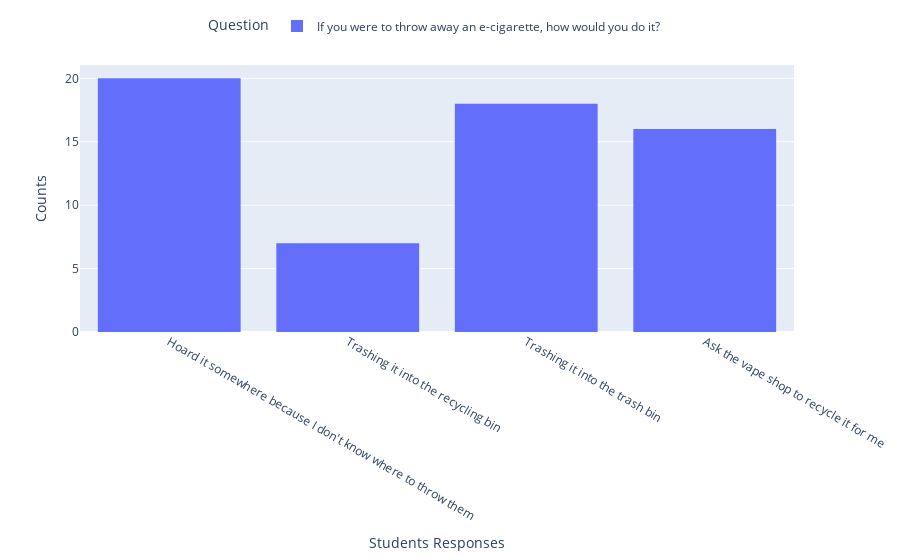

Source (notebook cell):
### Code cell
# Chart 4 If you were to throw away an e-cigarette, how would you do it?

data['If you were to throw away an e-cigarette, how would you do it? ']

data['If you were to throw away an\n e-cigarette, how would you do it? '] = data['If you were to throw away an e-cigarette, how would you do it? ']

fig = px.histogram(data['If you were to throw away an e-cigarette, how would you do it? '])
fig.write_html('Q4_hist.html', include_plotlyjs='cdn')
fig.update_layout(
    xaxis_title="Students Responses",
    yaxis_title="Counts",
    legend_title="Question",
    legend=dict(yanchor='top', xanchor='center', y=1.2, x=0.5, orientation='h')
)

### Figure 1 — Plotly figure (JSON) as saved in the notebook; plotly's stock layout.template omitted (floating-point values rounded to 4 significant figures)
{"data": [{"alignmentgroup": "True", "bingroup": "x", "hovertemplate": "variable=If you were to throw away an e-cigarette, how would you do it? <br>value=%{x}<br>count=%{y}<extra></extra>", "legendgroup": "If you were to throw away an e-cigarette, how would you do it? ", "marker": {"color": "#636efa", "pattern": {"shape": ""}}, "name": "If you were to throw away an e-cigarette, how would you do it? ", "offsetgroup": "If you were to throw away an e-cigarette, how would you do it? ", "orientation": "v", "showlegend": true, "type": "histogram", "x": ["Hoard it somewhere because I don't know where to throw them", "Trashing it into the recycling bin", "Trashing it into the trash bin", "Ask the vape shop to recycle it for me", "Trashing it into the trash bin", "Trashing it into the trash bin", "Hoard it somewhere because I don't know where to throw them", "Trashing it into the recycling bin", "Trashing it into the trash bin", "Trashing it into the trash bin", "Trashing it into the trash bin", "Ask the vape shop to recycle it for me", "Hoard it somewhere because I don't know where to throw them", "Trashing it into the trash bin", "Trashing it into the recycling bin", "Trashing it into the trash bin", "Ask the vape shop to recycle it for me", "Hoard it somewhere because I don't know where to throw them", "Ask the vape shop to recycle it for me", "Hoard it somewhere because I don't know where to throw them", "Ask the vape shop to recycle it for me", "Hoard it somewhere because I don't know where to throw them", "Hoard it somewhere because I don't know where to throw them", "Hoard it somewhere because I don't know where to throw them", "Hoard it somewhere because I don't know where to throw them", "Trashing it into the trash bin", "Ask the vape shop to recycle it for me", "Ask the vape shop to recycle it for me", "Trashing it into the recycling bin", "Trashing it into the trash bin", "Hoard it somewhere because I don't know where to throw them", "Trashing it into the recycling bin", "Trashing it into the recycling bin", "Trashing it into the trash bin", "Trashing it into the recycling bin", "Trashing it into the trash bin", "Ask the vape shop to recycle it for me", "Hoard it somewhere because I don't know where to throw them", "Ask the vape shop to recycle it for me", "Trashing it into the trash bin", "Ask the vape shop to recycle it for me", "Trashing it into the trash bin", "Ask the vape shop to recycle it for me", "Hoard it somewhere because I don't know where to throw them", "Ask the vape shop to recycle it for me", "Trashing it into the trash bin", "Hoard it somewhere because I don't know where to throw them", "Hoard it somewhere because I don't know where to throw them", "Hoard it somewhere because I don't know where to throw them", "Trashing it into the trash bin", "Hoard it somewhere because I don't know where to throw them", "Trashing it into the trash bin", "Trashing it into the trash bin", "Hoard it somewhere because I don't know where to throw them", "Hoard it somewhere because I don't know where to throw them", "Ask the vape shop to recycle it for me", "Hoard it somewhere because I don't know where to throw them", "Ask the vape shop to recycle it for me", "Ask the vape shop to recycle it for me", "Hoard it somewhere because I don't know where to throw them", "Ask the vape shop to recycle it for me"], "xaxis": "x", "yaxis": "y"}], "layout": {"barmode": "relative", "legend": {"orientation": "h", "title": {"text": "Question"}, "tracegroupgap": 0, "x": 0.5, "xanchor": "center", "y": 1.2, "yanchor": "top"}, "margin": {"t": 60}, "xaxis": {"anchor": "y", "domain": [0, 1], "title": {"text": "Students Responses"}}, "yaxis": {"anchor": "x", "domain": [0, 1], "title": {"text": "Counts"}}}}
